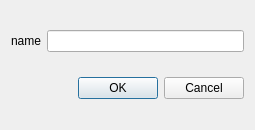
<?xml version="1.0" encoding="UTF-8"?>
<ui version="4.0">
 <class>Dialog</class>
 <widget class="QDialog" name="Dialog">
  <property name="geometry">
   <rect>
    <x>0</x>
    <y>0</y>
    <width>255</width>
    <height>130</height>
   </rect>
  </property>
  <property name="minimumSize">
   <size>
    <width>255</width>
    <height>130</height>
   </size>
  </property>
  <property name="windowTitle">
   <string>Dialog</string>
  </property>
  <layout class="QVBoxLayout" name="verticalLayout">
   <item>
    <layout class="QHBoxLayout" name="HL1">
     <item>
      <widget class="QLabel" name="teamname">
       <property name="text">
        <string>name</string>
       </property>
      </widget>
     </item>
     <item>
      <widget class="QLineEdit" name="TEAMNAME"/>
     </item>
    </layout>
   </item>
   <item>
    <widget class="QDialogButtonBox" name="buttonBox">
     <property name="orientation">
      <enum>Qt::Horizontal</enum>
     </property>
     <property name="standardButtons">
      <set>QDialogButtonBox::Cancel|QDialogButtonBox::Ok</set>
     </property>
    </widget>
   </item>
  </layout>
 </widget>
 <resources/>
 <connections>
  <connection>
   <sender>buttonBox</sender>
   <signal>accepted()</signal>
   <receiver>Dialog</receiver>
   <slot>accept()</slot>
   <hints>
    <hint type="sourcelabel">
     <x>248</x>
     <y>254</y>
    </hint>
    <hint type="destinationlabel">
     <x>157</x>
     <y>274</y>
    </hint>
   </hints>
  </connection>
  <connection>
   <sender>buttonBox</sender>
   <signal>rejected()</signal>
   <receiver>Dialog</receiver>
   <slot>reject()</slot>
   <hints>
    <hint type="sourcelabel">
     <x>316</x>
     <y>260</y>
    </hint>
    <hint type="destinationlabel">
     <x>286</x>
     <y>274</y>
    </hint>
   </hints>
  </connection>
 </connections>
</ui>
